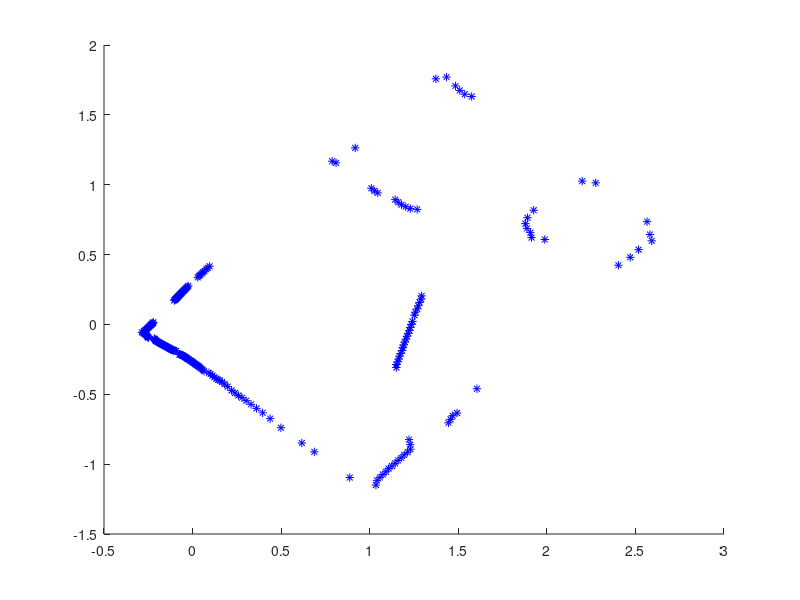

MATLAB code for this plot: (Note: this script raises an error after producing the figure.)
%% RANSAC 
% Cleaning the data
clear
clf
load('r_and_theta.mat')

c = 1;
r = r_all(:,2);
theta = theta_all(:,2);
for i=1:(length(r))
    if r(i,:) ~= 0
    r_clean(c,:) = r(i,:);
    theta_clean(c,:) = theta(i,:);
    c = c+1;
    end
end

% Computing the cartesian coordinates 
coordinates(1,:) = r_clean .* cos(deg2rad(theta_clean));
coordinates(2,:) = r_clean .* sin(deg2rad(theta_clean));

leftoverCoordinates = coordinates;
hold on
plot(coordinates(1,:),coordinates(2,:),'*b')
while  length(leftoverCoordinates)>30
    
    [m,b,domain,leftoverCoordinates] = ransac(leftoverCoordinates);
    
    x_1 = linspace(domain(1),domain(2));
    y_1 = m*x_1 + b;
    plot(x_1,y_1,'lineWidth',5)
end

legend('1','2','3','4','5','6','7','8','9','10')

% [a,b,c,d] = ransac(coordinates);
% [e,f,g,h] = ransac(d);
% [i,j,k,l] = ransac(h);
% 
% x_1 = linspace(c(1),c(2));
% x_2 = linspace(g(1),g(2));
% x_3 = linspace(k(1),k(2));
% 
% y_1 = a*x_1 + b;
% y_2 = e*x_2 + f;
% y_3 = i*x_3 + j;
% 
% plot(x_1,y_1)
% plot(x_2,y_2)
% plot(x_3,y_3)


plot(leftoverCoordinates(1,:),leftoverCoordinates(2,:),'*r')


hold off


function [ M, B, domain, remainingCoordinates] = ransac(coordinates)

% defining the line using the two point form of a line

% initialize khat


counter = 0;
coordinates = [coordinates ;ones(length(coordinates))];
coordinates = coordinates(1:3,:);
goodPoints = [];
goodMatrix = [zeros(length(coordinates(1,:)),100)];
coefficientsMatrix = zeros(3,100);


for i=1:100
    
    rand1 = randi(length(coordinates(1,:)),1);
    rand2 = randi(length(coordinates(1,:)),1);
    

    if rand1 == rand2
        rand2 = randi(length(coordinates(1,:)),1);
    end

    x = coordinates(1,:);
    y = coordinates(2,:);

    x1 = x(rand1);
    x2 = x(rand2);
    y1 = y(rand1);
    y2 = y(rand2); 
    
    Khat = [0 0 1];
    Tvector = [x2-x1 ; y2-y1 ; 1];
    That = Tvector./vecnorm(Tvector);
    Nhat = cross(Khat, That);
    
    coefficientsMatrix(:,i) = [x2-x1; y2-y1; 1];
    
    clear goodPoints 
    goodPoints = [];
    counter = 0;
    
    for m=1:length(coordinates(1,:))
        point = coordinates(:,m);
        pvector = [x1 - point(1) ; y1 - point(2); 1];
        perp_dist = dot(Nhat,pvector);
        parr_dist = dot(That,pvector);
        if abs(perp_dist) < 0.001 && abs(parr_dist) < 1
            counter = counter + 1;
            goodPoints(length(goodPoints) + 1 )= m;

            
            
        end
    end
    goodMatrix (:,i) = [goodPoints zeros(1,length(coordinates(1,:))-length(goodPoints))];
end

for k = length(coordinates(1,:)):-1:1
    if any(goodMatrix(k,:))
        [~,index] = max(goodMatrix(k,:));

        bestCoefficients = coefficientsMatrix(:,index);
        break
    end 
end

bestLine = goodMatrix(:,index);
bestLine = bestLine(bestLine ~= 0);

includedCoordinates = zeros(3,length(bestLine));
for i = 1:length(bestLine)
    includedCoordinates(:,length(includedCoordinates)+1) = coordinates(:,bestLine(i));
    coordinates(:,bestLine(i)) = 0;
    
end
coordinates( :, ~any(coordinates,1) ) = [];  %columns
includedCoordinates( :, ~any(includedCoordinates,1) ) = [];  %columns
hold on

[~,M,B] = regression(includedCoordinates(1,:),includedCoordinates(2,:));

remainingCoordinates = coordinates;

%domain = [min(includedCoordinates(1,:)) max(includedCoordinates(1,:))];

standardDev = std(includedCoordinates(1,:));

domainCenter = mean(includedCoordinates(1,:));

domain = [domainCenter - standardDev domainCenter + standardDev];



% domain = [prctile(domain,20) prctile(domain,80)];

% x_fit = linspace(domain(1),domain(2));
% y_fit = M * x_fit + B;

%plot(x_fit,y_fit,'c')
end
    
         